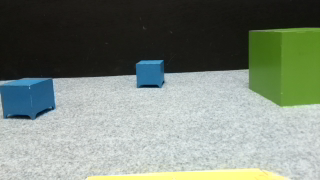
#> input picture Vision/20201028-072507.png, 320 x 180 px
$ python -i cv_vision.py   (imports and definitions only)   (older library calls are emulated)
#> lines starting #> are read from the running program, lines starting #| are printed output that depends on the picture; after the words box and inside, x2 and y2 are one past the last pixel; in counts of white or black regions, pixels touching at a corner belong together
#> further down, picture is the input picture: shape (180, 320, 3); mean B, G, R 120.9, 132, 121.7
from picamera.array import PiRGBArray
from picamera import PiCamera
import numpy as np
import time
import cv2

# Initialse variables
# HSV colour thresholds

HSV_blue = [[76, 88, 18], [113, 255, 255]]
HSV_green = [[33, 77, 18], [74, 255, 255]]
HSV_yellow = [[15, 77, 40], [36, 255, 255]]
# HSV_blue = [[76, 92, 44], [113, 255, 255]]
# HSV_green = [[33, 77, 26], [74, 255, 255]]
# HSV_yellow = [[15, 26, 27], [40, 255, 255]]
HSV_wall = [[0, 0, 0], [170, 28, 255]]
HSV_orange = [[101, 41, 51], [124, 255, 255]]
HSV_thresh = np.array([HSV_blue, HSV_green, HSV_yellow, HSV_wall, HSV_orange])

# Set morphology kernel size for image filtering
kernel = np.ones((5, 5))

# Initiate counter to only show every 10th computation
image_cnt = 0

# Define obstacle size, label, and colour
OBS_size = [0.075, 0.151, 0.56, 0, 0.044]   # size of obstacles in m
OBS_type = ["ROC", "SAT", "LAND", "WALL", "SAMP"] # labels
OBS_col = [[255, 127, 0], [0, 255, 0], [0, 255, 255], [255, 0, 255], [0, 127, 255]] # box colours
# Set camera image frame
#IMG_X = 640
#IMG_Y = 480
IMG_X = 320
IMG_Y = 240
# Calculate pixel focal width
KNOWN_PIXEL_WIDTH = 92  # Pixels
KNOWN_DIST = 0.20         # m
KNOWN_WIDTH = 0.069       # m
FOCAL_PIX = (KNOWN_PIXEL_WIDTH * KNOWN_DIST)/KNOWN_WIDTH

# Initialise camera setup
# [1 line that did not run here, left out]
# [1 line that did not run here, left out]
# [1 line that did not run here, left out]
# Allow time for the camera to warmup
# [1 line not run here, left out]
# [1 line that did not run here, left out]
# [1 line that did not run here, left out]
# [1 line that did not run here, left out]
# [1 line that did not run here, left out]

#camera.awb_gains = 3
# [1 line that did not run here, left out]

# Image crop to decrease image processing time
def crop_image(image):
    crop_img = image[int(image.shape[0]*0.25):image.shape[0]]
    return crop_img

# HSV colour threshold filter
def mask_obs(image):
    # Convert BGR to HSV image
    HSV_bgy = cv2.cvtColor(image, cv2.COLOR_BGR2HSV)
#> HSV_bgy: shape (180, 320, 3); mean H, S, V 59.6, 49.1, 134.1
    # Convert RGB to HSV image
    HSV_o = cv2.cvtColor(image, cv2.COLOR_RGB2HSV)
#> HSV_o: shape (180, 320, 3); mean H, S, V 60.5, 49.1, 134.1
    masks_HSV = []
    # Apply mask for HSV range
    for indx, thresh in enumerate(HSV_thresh):
        # Blue Green and Yellow threshold and filter
        if indx < 4:
            HSV_tempmask = cv2.inRange(HSV_bgy, thresh[0], thresh[1])
            HSV_sum = np.sum(HSV_tempmask)
            if HSV_sum == 0:
                masks_HSV.append(HSV_tempmask)
            else:
                masks_HSV.append(HSV_filter(HSV_tempmask))
        # Orange threshold and filter
        else:
            HSV_tempmask = cv2.inRange(HSV_o, thresh[0], thresh[1])
            HSV_sum = np.sum(HSV_tempmask)
            if HSV_sum == 0:
                masks_HSV.append(HSV_tempmask)
            else:
                #masks_HSV.append((HSV_tempmask))
                masks_HSV.append(HSV_orange_filter(HSV_tempmask))
#> this loop made 5 passes
#> HSV_sum on passes 1 to 5: 687480, 1491495, 309315, 7383270, 0
#> pass 1, in mask_obs, `HSV_tempmask = cv2.inRange(HSV_bgy, thresh[0], thresh[1])`:
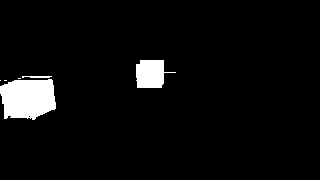
#> HSV_tempmask: shape (180, 320); 4.7% white; 6 white regions (3 under 20 px), largest, box (x1, y1, x2, y2) and area: (0, 79, 56, 120) 1873, (136, 60, 176, 88) 764, (22, 76, 52, 78) 52
#> pass 1, in HSV_filter, `mask = cv2.morphologyEx(image, cv2.MORPH_OPEN, kernel)`:
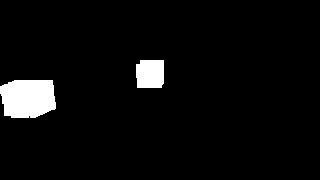
#> mask: shape (180, 320); 4.5% white; 2 white regions, box (x1, y1, x2, y2) and area: (0, 80, 56, 118) 1847, (136, 60, 164, 88) 751
#> pass 1, in HSV_filter, `mask = cv2.erode(mask, None, iterations=5)`:
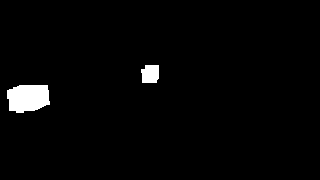
#> mask: shape (180, 320); 2.2% white; 2 white regions, box (x1, y1, x2, y2) and area: (7, 85, 50, 113) 998, (141, 65, 159, 83) 291
#> after the loop: HSV_tempmask: shape (180, 320); every value is 0
#> after the loop, masks_HSV = 5 items
    return masks_HSV

# Filters HSV image to remove noise
def HSV_filter(image):
    # Opening - Erosion followed by dilation
    mask = cv2.morphologyEx(image, cv2.MORPH_OPEN, kernel)
    #mask = cv2.morphologyEx(mask, cv2.MORPH_CLOSE, kernel)
    mask = cv2.erode(mask, None, iterations=5)
    # Applying dilation a second time removes noise
    mask = cv2.dilate(mask, None, iterations=5)
    return mask

# [271 lines left out: functions HSV_orange_filter, detect_obs, overlap_obs, boundary_obs, hidden_obs, disp_image and 1 more, not called in this run]

>>> import cv2
>>> picture = cv2.imread('../Vision/20201028-072507.png')
>>> result = mask_obs(picture)
#> result = 5 items

$ run again, on Vision/20201028-072637.png
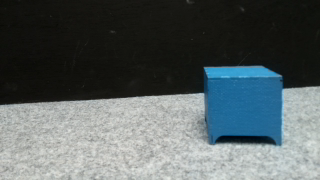
#> input picture Vision/20201028-072637.png, 320 x 180 px
#> picture is the input picture: shape (180, 320, 3); mean B, G, R 97.1, 96, 86.9
#> HSV_bgy: shape (180, 320, 3); mean H, S, V 53.7, 50.6, 100.3
#> HSV_o: shape (180, 320, 3); mean H, S, V 66.4, 50.6, 100.3
#> the loop in mask_obs, `for indx, thresh in enumerate(HSV_thresh):` made 5 passes
#> HSV_sum on passes 1 to 5: 1493790, 2550, 0, 6136575, 0
#> pass 1, in mask_obs, `HSV_tempmask = cv2.inRange(HSV_bgy, thresh[0], thresh[1])`:
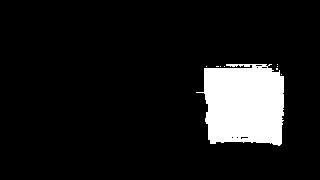
#> HSV_tempmask: shape (180, 320); 10.2% white; 9 white regions (8 under 20 px), largest, box (x1, y1, x2, y2) and area: (196, 64, 284, 146) 5845
#> pass 1, in HSV_filter, `mask = cv2.erode(mask, None, iterations=5)`:
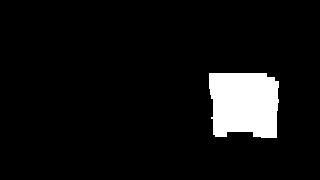
#> mask: shape (180, 320); 7.1% white; 1 white region, box (x1, y1, x2, y2) and area: (209, 73, 279, 138) 4065
#> after the loop in mask_obs, `for indx, thresh in enumerate(HSV_thresh):`: masks_HSV = 5 items
